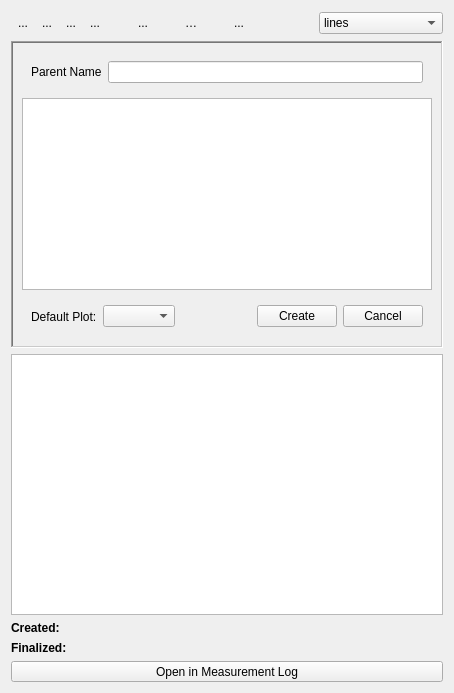
<?xml version="1.0" encoding="UTF-8"?>
<ui version="4.0">
 <class>Form</class>
 <widget class="QWidget" name="Form">
  <property name="geometry">
   <rect>
    <x>0</x>
    <y>0</y>
    <width>389</width>
    <height>693</height>
   </rect>
  </property>
  <property name="windowTitle">
   <string>Form</string>
  </property>
  <layout class="QVBoxLayout" name="verticalLayout">
   <item>
    <layout class="QHBoxLayout" name="horizontalLayout">
     <property name="spacing">
      <number>0</number>
     </property>
     <item>
      <widget class="QToolButton" name="createNamedTrace">
       <property name="text">
        <string>...</string>
       </property>
       <property name="icon">
        <iconset resource="Experiment.qrc">
         <normaloff>:/openicon/icons/edit-add.png</normaloff>:/openicon/icons/edit-add.png</iconset>
       </property>
       <property name="checkable">
        <bool>true</bool>
       </property>
       <property name="autoRaise">
        <bool>true</bool>
       </property>
      </widget>
     </item>
     <item>
      <widget class="QToolButton" name="collapseAllButton">
       <property name="toolTip">
        <string>collapse all trace sets</string>
       </property>
       <property name="text">
        <string>...</string>
       </property>
       <property name="icon">
        <iconset resource="Experiment.qrc">
         <normaloff>:/other/icons/collapse-all.png</normaloff>:/other/icons/collapse-all.png</iconset>
       </property>
       <property name="autoRaise">
        <bool>true</bool>
       </property>
      </widget>
     </item>
     <item>
      <widget class="QToolButton" name="expandAllButton">
       <property name="toolTip">
        <string>expand all trace sets</string>
       </property>
       <property name="text">
        <string>...</string>
       </property>
       <property name="icon">
        <iconset resource="Experiment.qrc">
         <normaloff>:/other/icons/expand-all.png</normaloff>:/other/icons/expand-all.png</iconset>
       </property>
       <property name="autoRaise">
        <bool>true</bool>
       </property>
      </widget>
     </item>
     <item>
      <widget class="QToolButton" name="selectAllButton">
       <property name="toolTip">
        <string>select all traces</string>
       </property>
       <property name="text">
        <string>...</string>
       </property>
       <property name="icon">
        <iconset resource="Experiment.qrc">
         <normaloff>:/openicon/icons/update_misc.png</normaloff>:/openicon/icons/update_misc.png</iconset>
       </property>
       <property name="shortcut">
        <string>Ctrl+A</string>
       </property>
       <property name="autoRaise">
        <bool>true</bool>
       </property>
      </widget>
     </item>
     <item>
      <widget class="QToolButton" name="clearButton">
       <property name="sizePolicy">
        <sizepolicy hsizetype="Fixed" vsizetype="Fixed">
         <horstretch>0</horstretch>
         <verstretch>0</verstretch>
        </sizepolicy>
       </property>
       <property name="minimumSize">
        <size>
         <width>24</width>
         <height>24</height>
        </size>
       </property>
       <property name="maximumSize">
        <size>
         <width>24</width>
         <height>24</height>
        </size>
       </property>
       <property name="toolTip">
        <string>&lt;html&gt;&lt;head/&gt;&lt;body&gt;&lt;p&gt;clear plots&lt;/p&gt;&lt;/body&gt;&lt;/html&gt;</string>
       </property>
       <property name="icon">
        <iconset resource="Experiment.qrc">
         <normaloff>:/kde/icons/edit-clear.png</normaloff>:/kde/icons/edit-clear.png</iconset>
       </property>
       <property name="iconSize">
        <size>
         <width>24</width>
         <height>24</height>
        </size>
       </property>
       <property name="autoRaise">
        <bool>true</bool>
       </property>
      </widget>
     </item>
     <item>
      <widget class="QToolButton" name="plotButton">
       <property name="minimumSize">
        <size>
         <width>24</width>
         <height>24</height>
        </size>
       </property>
       <property name="maximumSize">
        <size>
         <width>24</width>
         <height>24</height>
        </size>
       </property>
       <property name="toolTip">
        <string>plot traces</string>
       </property>
       <property name="text">
        <string>...</string>
       </property>
       <property name="icon">
        <iconset resource="Experiment.qrc">
         <normaloff>:/openicon/icons/office-chart-line.png</normaloff>:/openicon/icons/office-chart-line.png</iconset>
       </property>
       <property name="iconSize">
        <size>
         <width>24</width>
         <height>24</height>
        </size>
       </property>
       <property name="autoRaise">
        <bool>true</bool>
       </property>
      </widget>
     </item>
     <item>
      <widget class="QToolButton" name="saveButton">
       <property name="minimumSize">
        <size>
         <width>24</width>
         <height>24</height>
        </size>
       </property>
       <property name="maximumSize">
        <size>
         <width>24</width>
         <height>24</height>
        </size>
       </property>
       <property name="toolTip">
        <string>save traces</string>
       </property>
       <property name="text">
        <string/>
       </property>
       <property name="icon">
        <iconset resource="Experiment.qrc">
         <normaloff>:/kde/icons/filesave.png</normaloff>:/kde/icons/filesave.png</iconset>
       </property>
       <property name="iconSize">
        <size>
         <width>24</width>
         <height>24</height>
        </size>
       </property>
       <property name="shortcut">
        <string>Ctrl+S</string>
       </property>
       <property name="autoRaise">
        <bool>true</bool>
       </property>
      </widget>
     </item>
     <item>
      <widget class="QToolButton" name="openFileButton">
       <property name="minimumSize">
        <size>
         <width>24</width>
         <height>24</height>
        </size>
       </property>
       <property name="maximumSize">
        <size>
         <width>24</width>
         <height>24</height>
        </size>
       </property>
       <property name="toolTip">
        <string>open traces</string>
       </property>
       <property name="text">
        <string>Open</string>
       </property>
       <property name="icon">
        <iconset resource="Experiment.qrc">
         <normaloff>:/openicon/icons/document-open-5.png</normaloff>:/openicon/icons/document-open-5.png</iconset>
       </property>
       <property name="iconSize">
        <size>
         <width>24</width>
         <height>24</height>
        </size>
       </property>
       <property name="autoRaise">
        <bool>true</bool>
       </property>
      </widget>
     </item>
     <item>
      <widget class="QToolButton" name="removeButton">
       <property name="minimumSize">
        <size>
         <width>24</width>
         <height>24</height>
        </size>
       </property>
       <property name="maximumSize">
        <size>
         <width>24</width>
         <height>24</height>
        </size>
       </property>
       <property name="toolTip">
        <string>Remove trace from list</string>
       </property>
       <property name="icon">
        <iconset resource="Experiment.qrc">
         <normaloff>:/kde/icons/remove.png</normaloff>:/kde/icons/remove.png</iconset>
       </property>
       <property name="iconSize">
        <size>
         <width>24</width>
         <height>24</height>
        </size>
       </property>
       <property name="autoRaise">
        <bool>true</bool>
       </property>
      </widget>
     </item>
     <item>
      <widget class="QToolButton" name="showOnlyLastButton">
       <property name="toolTip">
        <string>Show only last dataset</string>
       </property>
       <property name="text">
        <string>...</string>
       </property>
       <property name="icon">
        <iconset resource="Experiment.qrc">
         <normaloff>:/openicon/icons/games-solve.png</normaloff>:/openicon/icons/games-solve.png</iconset>
       </property>
       <property name="autoRaise">
        <bool>true</bool>
       </property>
      </widget>
     </item>
     <item>
      <spacer name="horizontalSpacer">
       <property name="orientation">
        <enum>Qt::Horizontal</enum>
       </property>
       <property name="sizeHint" stdset="0">
        <size>
         <width>40</width>
         <height>20</height>
        </size>
       </property>
      </spacer>
     </item>
     <item>
      <widget class="QToolButton" name="pushButtonApplyStyle">
       <property name="minimumSize">
        <size>
         <width>24</width>
         <height>24</height>
        </size>
       </property>
       <property name="maximumSize">
        <size>
         <width>24</width>
         <height>24</height>
        </size>
       </property>
       <property name="toolTip">
        <string>&lt;html&gt;&lt;head/&gt;&lt;body&gt;&lt;p&gt;apply style&lt;/p&gt;&lt;/body&gt;&lt;/html&gt;</string>
       </property>
       <property name="icon">
        <iconset resource="Experiment.qrc">
         <normaloff>:/kde/icons/colorize.png</normaloff>:/kde/icons/colorize.png</iconset>
       </property>
       <property name="iconSize">
        <size>
         <width>24</width>
         <height>24</height>
        </size>
       </property>
       <property name="autoRaise">
        <bool>true</bool>
       </property>
      </widget>
     </item>
     <item>
      <widget class="QComboBox" name="comboBoxStyle">
       <item>
        <property name="text">
         <string>lines</string>
        </property>
       </item>
       <item>
        <property name="text">
         <string>points</string>
        </property>
       </item>
       <item>
        <property name="text">
         <string>linespoints</string>
        </property>
       </item>
       <item>
        <property name="text">
         <string>lines errors</string>
        </property>
       </item>
       <item>
        <property name="text">
         <string>points errors</string>
        </property>
       </item>
       <item>
        <property name="text">
         <string>linespoints errors</string>
        </property>
       </item>
      </widget>
     </item>
    </layout>
   </item>
   <item>
    <widget class="QFrame" name="createTraceOptions">
     <property name="enabled">
      <bool>true</bool>
     </property>
     <property name="sizePolicy">
      <sizepolicy hsizetype="Preferred" vsizetype="Preferred">
       <horstretch>0</horstretch>
       <verstretch>0</verstretch>
      </sizepolicy>
     </property>
     <property name="minimumSize">
      <size>
       <width>0</width>
       <height>20</height>
      </size>
     </property>
     <property name="frameShape">
      <enum>QFrame::WinPanel</enum>
     </property>
     <property name="frameShadow">
      <enum>QFrame::Sunken</enum>
     </property>
     <property name="lineWidth">
      <number>2</number>
     </property>
     <layout class="QGridLayout" name="gridLayout_2">
      <item row="0" column="0">
       <widget class="QFrame" name="horizontalFrame">
        <property name="minimumSize">
         <size>
          <width>0</width>
          <height>10</height>
         </size>
        </property>
        <layout class="QHBoxLayout" name="horizontalLayout_5">
         <item>
          <widget class="QLabel" name="label_3">
           <property name="text">
            <string>Parent Name</string>
           </property>
          </widget>
         </item>
         <item>
          <widget class="QLineEdit" name="parentNameField">
           <property name="text">
            <string/>
           </property>
          </widget>
         </item>
        </layout>
       </widget>
      </item>
      <item row="2" column="0">
       <widget class="QFrame" name="horizontalFrame">
        <property name="minimumSize">
         <size>
          <width>0</width>
          <height>10</height>
         </size>
        </property>
        <property name="baseSize">
         <size>
          <width>0</width>
          <height>10</height>
         </size>
        </property>
        <layout class="QHBoxLayout" name="horizontalLayout_4">
         <item>
          <spacer name="horizontalSpacer_3">
           <property name="orientation">
            <enum>Qt::Horizontal</enum>
           </property>
           <property name="sizeHint" stdset="0">
            <size>
             <width>40</width>
             <height>20</height>
            </size>
           </property>
          </spacer>
         </item>
         <item>
          <widget class="QLabel" name="label_4">
           <property name="text">
            <string>Default Plot:</string>
           </property>
          </widget>
         </item>
         <item>
          <widget class="QComboBox" name="comboBox"/>
         </item>
         <item>
          <widget class="QToolButton" name="addChild">
           <property name="text">
            <string/>
           </property>
           <property name="icon">
            <iconset resource="Experiment.qrc">
             <normaloff>:/openicon/icons/edit-add.png</normaloff>:/openicon/icons/edit-add.png</iconset>
           </property>
           <property name="autoRaise">
            <bool>true</bool>
           </property>
          </widget>
         </item>
         <item>
          <widget class="QPushButton" name="removeChild">
           <property name="text">
            <string/>
           </property>
           <property name="icon">
            <iconset resource="Experiment.qrc">
             <normaloff>:/openicon/icons/edit_remove.png</normaloff>:/openicon/icons/edit_remove.png</iconset>
           </property>
           <property name="flat">
            <bool>true</bool>
           </property>
          </widget>
         </item>
         <item>
          <widget class="QPushButton" name="confirmCreateTrace">
           <property name="text">
            <string>Create</string>
           </property>
          </widget>
         </item>
         <item>
          <widget class="QPushButton" name="cancelCreateTrace">
           <property name="text">
            <string>Cancel</string>
           </property>
          </widget>
         </item>
        </layout>
       </widget>
      </item>
      <item row="1" column="0">
       <widget class="QTableView" name="childTableView"/>
      </item>
     </layout>
    </widget>
   </item>
   <item>
    <widget class="CategoryTreeView" name="traceView"/>
   </item>
   <item>
    <layout class="QHBoxLayout" name="horizontalLayout_2">
     <item>
      <layout class="QGridLayout" name="gridLayout">
       <item row="0" column="1">
        <widget class="QLabel" name="createdDateLabel">
         <property name="text">
          <string/>
         </property>
        </widget>
       </item>
       <item row="0" column="0">
        <widget class="QLabel" name="label">
         <property name="text">
          <string>&lt;html&gt;&lt;head/&gt;&lt;body&gt;&lt;p&gt;&lt;span style=&quot; font-weight:600;&quot;&gt;Created:&lt;/span&gt;&lt;/p&gt;&lt;/body&gt;&lt;/html&gt;</string>
         </property>
        </widget>
       </item>
       <item row="1" column="1">
        <widget class="QLabel" name="finalizedDateLabel">
         <property name="text">
          <string/>
         </property>
        </widget>
       </item>
       <item row="1" column="0">
        <widget class="QLabel" name="label_2">
         <property name="text">
          <string>&lt;html&gt;&lt;head/&gt;&lt;body&gt;&lt;p&gt;&lt;span style=&quot; font-weight:600;&quot;&gt;Finalized:&lt;/span&gt;&lt;/p&gt;&lt;/body&gt;&lt;/html&gt;</string>
         </property>
        </widget>
       </item>
       <item row="0" column="2">
        <widget class="QLabel" name="createdTimeLabel">
         <property name="text">
          <string/>
         </property>
        </widget>
       </item>
       <item row="1" column="2">
        <widget class="QLabel" name="finalizedTimeLabel">
         <property name="text">
          <string/>
         </property>
        </widget>
       </item>
      </layout>
     </item>
     <item>
      <spacer name="horizontalSpacer_2">
       <property name="orientation">
        <enum>Qt::Horizontal</enum>
       </property>
       <property name="sizeHint" stdset="0">
        <size>
         <width>40</width>
         <height>20</height>
        </size>
       </property>
      </spacer>
     </item>
    </layout>
   </item>
   <item>
    <widget class="QToolButton" name="measurementLogButton">
     <property name="sizePolicy">
      <sizepolicy hsizetype="Expanding" vsizetype="Fixed">
       <horstretch>0</horstretch>
       <verstretch>0</verstretch>
      </sizepolicy>
     </property>
     <property name="styleSheet">
      <string notr="true"/>
     </property>
     <property name="text">
      <string>Open in Measurement Log</string>
     </property>
     <property name="shortcut">
      <string>Ctrl+M</string>
     </property>
     <property name="toolButtonStyle">
      <enum>Qt::ToolButtonTextBesideIcon</enum>
     </property>
     <property name="autoRaise">
      <bool>false</bool>
     </property>
    </widget>
   </item>
  </layout>
  <action name="createNewTrace">
   <property name="checkable">
    <bool>true</bool>
   </property>
   <property name="checked">
    <bool>false</bool>
   </property>
   <property name="enabled">
    <bool>true</bool>
   </property>
   <property name="text">
    <string>Create New Trace</string>
   </property>
   <property name="toolTip">
    <string>Create New Trace</string>
   </property>
  </action>
 </widget>
 <customwidgets>
  <customwidget>
   <class>CategoryTreeView</class>
   <extends>QTreeView</extends>
   <header>uiModules.CategoryTree</header>
  </customwidget>
 </customwidgets>
 <resources>
  <include location="Experiment.qrc"/>
 </resources>
 <connections>
  <connection>
   <sender>createNamedTrace</sender>
   <signal>clicked(bool)</signal>
   <receiver>createTraceOptions</receiver>
   <slot>setVisible(bool)</slot>
   <hints>
    <hint type="sourcelabel">
     <x>21</x>
     <y>21</y>
    </hint>
    <hint type="destinationlabel">
     <x>194</x>
     <y>183</y>
    </hint>
   </hints>
  </connection>
 </connections>
</ui>
